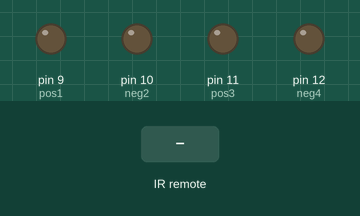
The sketch below on a simulated Arduino Uno, built with avr-gcc and run on an emulated ATmega328P. Parts: output pins drawn as LEDs (lit = HIGH). The test bench sets the inputs (shaded band).

Above: at 1.2 s.
1.3 s: infrared code 0x91E182 received
At 1.7 s:
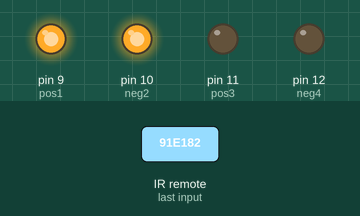
3.3 s: infrared code 0x91E184 received
At 3.7 s:
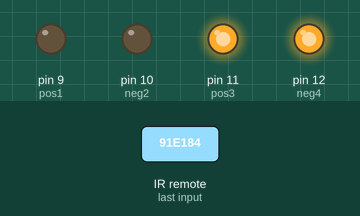
Timing chart, 0 to 6.3 s (numbered marks = the images above; inputs shaded):
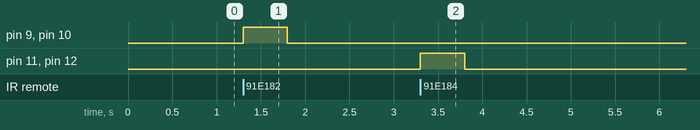

Measured:
- after the input at 1.3 s, pin 9 (pos1), pin 10 (neg2): LOW → HIGH at once, → LOW 0.50 s later
- after the input at 3.3 s, pin 11 (pos3), pin 12 (neg4): LOW → HIGH at once, → LOW 0.50 s later

The sketch:

rf-relay-test.ino
```cpp
#include <RCSwitch.h>

RCSwitch mySwitch = RCSwitch();

int pos1 = 9;
int neg2 = 10;
int pos3 = 11;
int neg4 = 12;
int read_time = -500;
int button_press = 0;


void setup() {
  pinMode(pos1, OUTPUT);
  pinMode(neg2, OUTPUT);
  pinMode(pos3, OUTPUT);
  pinMode(neg4, OUTPUT);
  mySwitch.enableReceive(0);
  Serial.begin(9600);
}

void loop() {

  if(mySwitch.available()) {

    if(mySwitch.getReceivedValue() == 9560450){
      read_time = millis();
      button_press = 1;
    }
    if(mySwitch.getReceivedValue() == 9560452){
      read_time=millis();
      button_press = 2;
    }
    mySwitch.resetAvailable();
  }

  if((millis() - read_time)<500){
    if(button_press == 1){
      forward();
    }
    else if(button_press == 2){
      reverse();
    }
  }
  else if((millis() - read_time)>500){
    off();
  }

}

void forward(){
  digitalWrite(pos1, HIGH);
  digitalWrite(pos3, LOW);
  digitalWrite(neg2, HIGH);
  digitalWrite(neg4, LOW);
}

void reverse(){
  digitalWrite(pos3, HIGH);
  digitalWrite(pos1, LOW);
  digitalWrite(neg4, HIGH);
  digitalWrite(neg2, LOW);
}

void off(){
  digitalWrite(pos3, LOW);
  digitalWrite(pos1, LOW);
  digitalWrite(neg4, LOW);
  digitalWrite(neg2, LOW);
}
```
